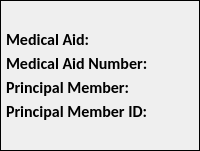
         <widget class="QFrame" name="f_12_med_details_text_6">
          <property name="frameShape">
           <enum>QFrame::Box</enum>
          </property>
          <property name="frameShadow">
           <enum>QFrame::Plain</enum>
          </property>
          <layout class="QVBoxLayout" name="verticalLayout_55">
           <property name="spacing">
            <number>3</number>
           </property>
           <property name="leftMargin">
            <number>5</number>
           </property>
           <property name="topMargin">
            <number>5</number>
           </property>
           <property name="rightMargin">
            <number>5</number>
           </property>
           <property name="bottomMargin">
            <number>5</number>
           </property>
           <item>
            <widget class="QLabel" name="l18_16">
             <property name="font">
              <font>
               <family>Calibri</family>
               <pointsize>12</pointsize>
               <bold>false</bold>
              </font>
             </property>
             <property name="text">
              <string/>
             </property>
            </widget>
           </item>
           <item>
            <widget class="QLabel" name="address_39">
             <property name="font">
              <font>
               <family>Calibri</family>
               <pointsize>12</pointsize>
               <bold>true</bold>
              </font>
             </property>
             <property name="text">
              <string>Medical Aid:</string>
             </property>
            </widget>
           </item>
           <item>
            <widget class="QLabel" name="address_40">
             <property name="font">
              <font>
               <family>Calibri</family>
               <pointsize>12</pointsize>
               <bold>true</bold>
              </font>
             </property>
             <property name="text">
              <string>Medical Aid Number:</string>
             </property>
            </widget>
           </item>
           <item>
            <widget class="QLabel" name="suburb_15">
             <property name="font">
              <font>
               <family>Calibri</family>
               <pointsize>12</pointsize>
               <bold>true</bold>
              </font>
             </property>
             <property name="text">
              <string>Principal Member:</string>
             </property>
            </widget>
           </item>
           <item>
            <widget class="QLabel" name="city_16">
             <property name="font">
              <font>
               <family>Calibri</family>
               <pointsize>12</pointsize>
               <bold>true</bold>
              </font>
             </property>
             <property name="text">
              <string>Principal Member ID:</string>
             </property>
            </widget>
           </item>
           <item>
            <widget class="QLabel" name="l18_17">
             <property name="font">
              <font>
               <family>Calibri</family>
               <pointsize>12</pointsize>
               <bold>false</bold>
              </font>
             </property>
             <property name="text">
              <string/>
             </property>
            </widget>
           </item>
          </layout>
         </widget>
